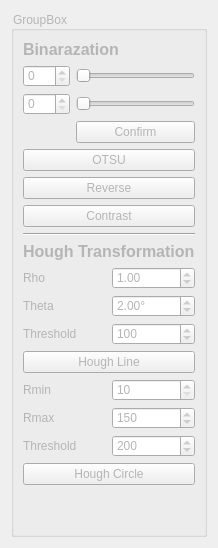
      <widget class="QWidget" name="garyPage">
       <layout class="QHBoxLayout" name="horizontalLayout_2">
        <item>
         <widget class="QGroupBox" name="groupBox_2">
          <property name="styleSheet">
           <string notr="true">color:rgb(181, 181, 181)</string>
          </property>
          <property name="title">
           <string>GroupBox</string>
          </property>
          <layout class="QVBoxLayout" name="verticalLayout_7">
           <item>
            <widget class="QLabel" name="label_11">
             <property name="styleSheet">
              <string notr="true">font-size:16px;
font-weight:bold</string>
             </property>
             <property name="text">
              <string>Binarazation</string>
             </property>
            </widget>
           </item>
           <item>
            <layout class="QGridLayout" name="gridLayout_3">
             <item row="1" column="1">
              <widget class="QSlider" name="thresholdSlider2">
               <property name="maximum">
                <number>255</number>
               </property>
               <property name="value">
                <number>0</number>
               </property>
               <property name="orientation">
                <enum>Qt::Horizontal</enum>
               </property>
               <property name="tickPosition">
                <enum>QSlider::NoTicks</enum>
               </property>
              </widget>
             </item>
             <item row="1" column="0">
              <widget class="QSpinBox" name="thresholdSpinBox2">
               <property name="maximum">
                <number>255</number>
               </property>
               <property name="value">
                <number>0</number>
               </property>
              </widget>
             </item>
             <item row="0" column="1">
              <widget class="QSlider" name="thresholdSlider1">
               <property name="maximum">
                <number>255</number>
               </property>
               <property name="value">
                <number>0</number>
               </property>
               <property name="orientation">
                <enum>Qt::Horizontal</enum>
               </property>
               <property name="tickPosition">
                <enum>QSlider::NoTicks</enum>
               </property>
              </widget>
             </item>
             <item row="0" column="0">
              <widget class="QSpinBox" name="thresholdSpinBox1">
               <property name="maximum">
                <number>255</number>
               </property>
               <property name="value">
                <number>0</number>
               </property>
              </widget>
             </item>
             <item row="2" column="1">
              <widget class="QPushButton" name="binaryPushButton">
               <property name="text">
                <string>Confirm</string>
               </property>
              </widget>
             </item>
            </layout>
           </item>
           <item>
            <widget class="QPushButton" name="otsuPushButton">
             <property name="text">
              <string>OTSU</string>
             </property>
            </widget>
           </item>
           <item>
            <widget class="QPushButton" name="reversePushButton">
             <property name="text">
              <string>Reverse</string>
             </property>
            </widget>
           </item>
           <item>
            <widget class="QPushButton" name="contrastButton">
             <property name="text">
              <string>Contrast</string>
             </property>
            </widget>
           </item>
           <item>
            <widget class="Line" name="line_4">
             <property name="orientation">
              <enum>Qt::Horizontal</enum>
             </property>
            </widget>
           </item>
           <item>
            <widget class="QLabel" name="label_26">
             <property name="maximumSize">
              <size>
               <width>16777215</width>
               <height>30</height>
              </size>
             </property>
             <property name="styleSheet">
              <string notr="true">font-size:16px;
font-weight:bold</string>
             </property>
             <property name="text">
              <string>Hough Transformation</string>
             </property>
            </widget>
           </item>
           <item>
            <layout class="QGridLayout" name="gridLayout_14">
             <item row="0" column="1">
              <widget class="QDoubleSpinBox" name="houghRhoSpinBox">
               <property name="minimum">
                <double>0.500000000000000</double>
               </property>
               <property name="maximum">
                <double>2.000000000000000</double>
               </property>
               <property name="singleStep">
                <double>0.010000000000000</double>
               </property>
               <property name="value">
                <double>1.000000000000000</double>
               </property>
              </widget>
             </item>
             <item row="1" column="1">
              <widget class="QDoubleSpinBox" name="houghThetaSpinBox">
               <property name="suffix">
                <string>°</string>
               </property>
               <property name="minimum">
                <double>0.500000000000000</double>
               </property>
               <property name="maximum">
                <double>5.000000000000000</double>
               </property>
               <property name="singleStep">
                <double>0.100000000000000</double>
               </property>
               <property name="value">
                <double>2.000000000000000</double>
               </property>
              </widget>
             </item>
             <item row="1" column="0">
              <widget class="QLabel" name="label_29">
               <property name="text">
                <string>Theta</string>
               </property>
              </widget>
             </item>
             <item row="0" column="0">
              <widget class="QLabel" name="label_13">
               <property name="text">
                <string>Rho</string>
               </property>
              </widget>
             </item>
             <item row="2" column="0">
              <widget class="QLabel" name="label_30">
               <property name="text">
                <string>Threshold</string>
               </property>
              </widget>
             </item>
             <item row="2" column="1">
              <widget class="QSpinBox" name="houghLineTSpinBox">
               <property name="minimum">
                <number>50</number>
               </property>
               <property name="maximum">
                <number>200</number>
               </property>
               <property name="value">
                <number>100</number>
               </property>
              </widget>
             </item>
            </layout>
           </item>
           <item>
            <widget class="QPushButton" name="houghLinePushButton">
             <property name="text">
              <string>Hough Line</string>
             </property>
            </widget>
           </item>
           <item>
            <layout class="QGridLayout" name="gridLayout_15">
             <item row="0" column="0">
              <widget class="QLabel" name="label_31">
               <property name="text">
                <string>Rmin</string>
               </property>
              </widget>
             </item>
             <item row="1" column="0">
              <widget class="QLabel" name="label_32">
               <property name="text">
                <string>Rmax</string>
               </property>
              </widget>
             </item>
             <item row="2" column="0">
              <widget class="QLabel" name="label_33">
               <property name="text">
                <string>Threshold</string>
               </property>
              </widget>
             </item>
             <item row="0" column="1">
              <widget class="QSpinBox" name="houghRminSpinBox">
               <property name="minimum">
                <number>10</number>
               </property>
               <property name="maximum">
                <number>300</number>
               </property>
              </widget>
             </item>
             <item row="1" column="1">
              <widget class="QSpinBox" name="houghRmaxSpinBox">
               <property name="minimum">
                <number>10</number>
               </property>
               <property name="maximum">
                <number>300</number>
               </property>
               <property name="value">
                <number>150</number>
               </property>
              </widget>
             </item>
             <item row="2" column="1">
              <widget class="QSpinBox" name="houghCircleTSpinBox">
               <property name="minimum">
                <number>100</number>
               </property>
               <property name="maximum">
                <number>300</number>
               </property>
               <property name="value">
                <number>200</number>
               </property>
              </widget>
             </item>
            </layout>
           </item>
           <item>
            <widget class="QPushButton" name="houghCirclePushButton">
             <property name="text">
              <string>Hough Circle</string>
             </property>
            </widget>
           </item>
           <item>
            <spacer name="verticalSpacer_4">
             <property name="orientation">
              <enum>Qt::Vertical</enum>
             </property>
             <property name="sizeHint" stdset="0">
              <size>
               <width>20</width>
               <height>40</height>
              </size>
             </property>
            </spacer>
           </item>
          </layout>
         </widget>
        </item>
       </layout>
      </widget>
